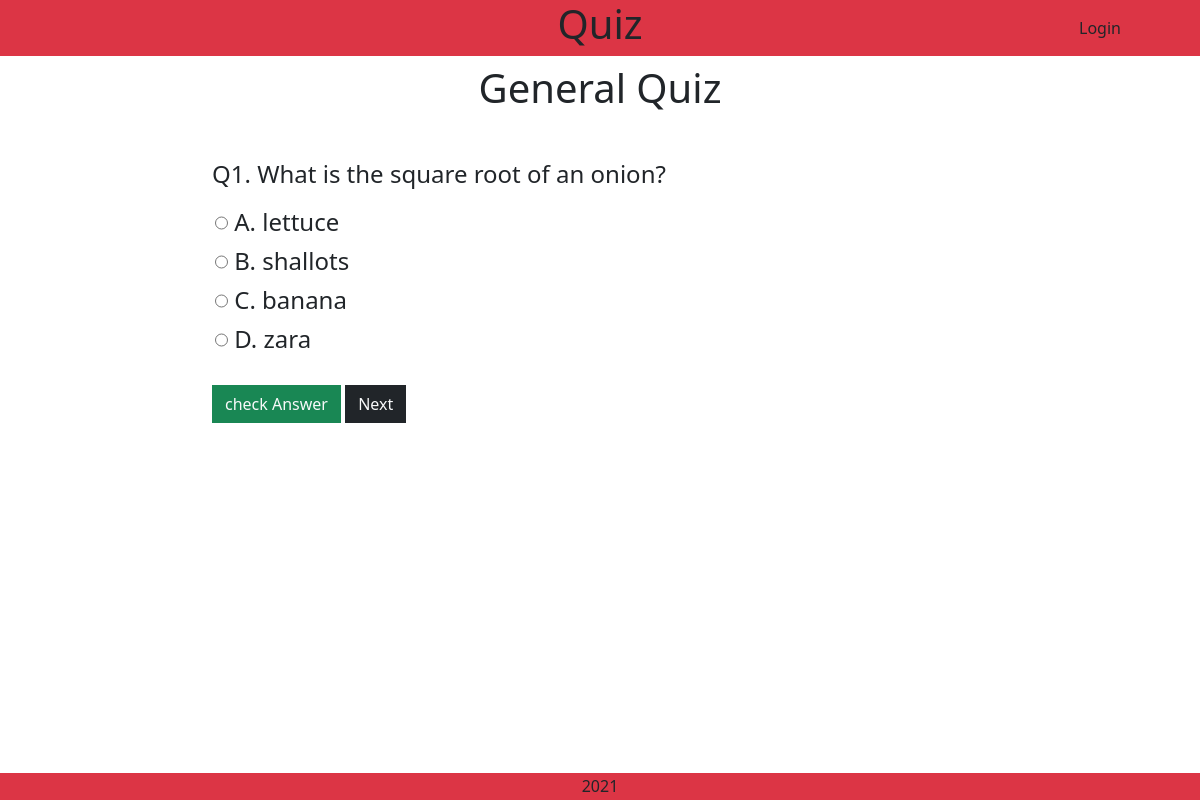
Screenshot of /quiz/questionnaire/8/0 with the database file from the repository.
### quiz/models.py (models this page shows, shortened)
class Quiz(models.Model):
    class Meta:
        verbose_name_plural = "Quiz"
    quiz_name = models.CharField(max_length=254)

class Questions(models.Model):
    class Meta:
        verbose_name_plural = "Questions"
    quiz = models.ForeignKey(
            'Quiz', null=False, blank=False, on_delete=models.CASCADE,
            related_name='questions')
    question = models.CharField(max_length=254)
    first_answer = models.CharField(max_length=254)
    second_answer = models.CharField(max_length=254)
    third_answer = models.CharField(max_length=254)
    fourth_answer = models.CharField(max_length=254)
    answer = models.CharField(max_length=254)

### quiz/views.py (the view)
# urls.py: path('questionnaire/<int:quiz_id>/<int:num>', views.questionnaire, name='questionnaire'),
def questionnaire(request, quiz_id, num=0):
    quiz = get_object_or_404(Quiz, id=quiz_id)
    questions = Questions.objects.all().filter(quiz=quiz_id)
    question_id=[]
    for question in questions:
        question_id.append(question.id)
    actual_question = get_object_or_404(Questions, id=question_id[num])
    final = len(question_id)
    context = {
        'final': final,
        'next': num+1,
        'quiz': quiz,
        'question': actual_question,
    }
    return render(request, 'quiz/questionnaire.html', context)

### quiz/templates/quiz/questionnaire.html (shortened to what this page needs)
{% extends "base.html" %}
{% load static %}
{% block extra_css %}
    <link rel="stylesheet" href="{% static 'quiz/css/quiz.css' %}">
{% endblock %}
{% block content %}
    <div class="h1 text-center mt-2">{{ quiz.quiz_name }}</div>
    <div class="row m-0 mt-5">
        <div class="col-2 mb-2"></div>
        <div class="col-10 mb-3 h4">Q{{ next }}. {{ question.question }}</div>
        <div class="col-2 mb-2"></div>
        <div class="radio h4 col-10">
            <label><input type="radio" name="answer"> A. {{ question.first_answer }}</label><br>
            <label><input type="radio" name="answer"> B. {{ question.second_answer }}</label><br>
            <label><input type="radio" name="answer"> C. {{ question.third_answer }}</label><br>
            <label><input type="radio" name="answer"> D. {{ question.fourth_answer }}</label>
        </div>
    </div>
    <div class="row m-0 mt-3">
        <div class="col-2"></div>
        {% if question %}
            <div class="col-10">
                <a href="#" class="btn btn-success rounded-0 text-light">check Answer</a>
                {% if final != next %}
                    <a href="{% url 'questionnaire' quiz.id next %}" class="btn btn-dark rounded-0 text-light">Next</a>
                {% endif %}
            </div>
        {% endif %}
    </div>
{% endblock %}

### static/css/base.css (style rules this page uses)
body, html { margin: 0; display: flex; flex-direction: column; height: 100vh; }
input { height: 30px; }

### quiz/static/quiz/css/quiz.css (style rules this page uses)
a { text-decoration: none; }
label { margin: 3px; }
input[type="radio"] { margin-bottom: 3px; vertical-align: middle; }

### rows the page displays
Quiz: quiz_name "General Quiz"
Questions: question "What is the square root of an onion?", first_answer "lettuce", second_answer "shallots", third_answer "banana", fourth_answer "zara"

### other values shown
{{ next }} "1"
